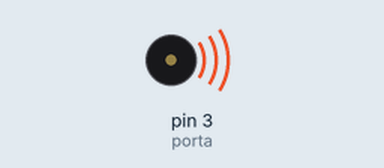
Bench run of a sketch on a simulated Arduino Uno, built with avr-gcc and run on an emulated ATmega328P. Parts: buzzer (waves = sounding).

Above: at 0.38 s.
Timing chart, 0 to 3.0 s (numbered marks = the images above):
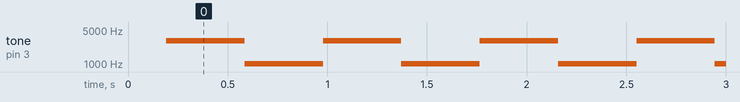

The sketch:

01piezoSimples.ino
```cpp
float seno, anguloRadiano;
int anguloGrau, frequencia, porta = 3;


void setup() {
  pinMode(porta, OUTPUT);
}

void loop() {
  for(anguloGrau = 0; anguloGrau < 360 ; anguloGrau++){
    anguloRadiano = anguloGrau*3.14/180;
    seno = sin(anguloRadiano);
    frequencia = 2000+int(seno*1000);
    tone(porta, frequencia);
    delay(2);
  }

}
```

Measured:
- by itself, tone on pin 3 (porta): alternates 2999 Hz for 0.39 s and 1001 Hz for 0.39 s
